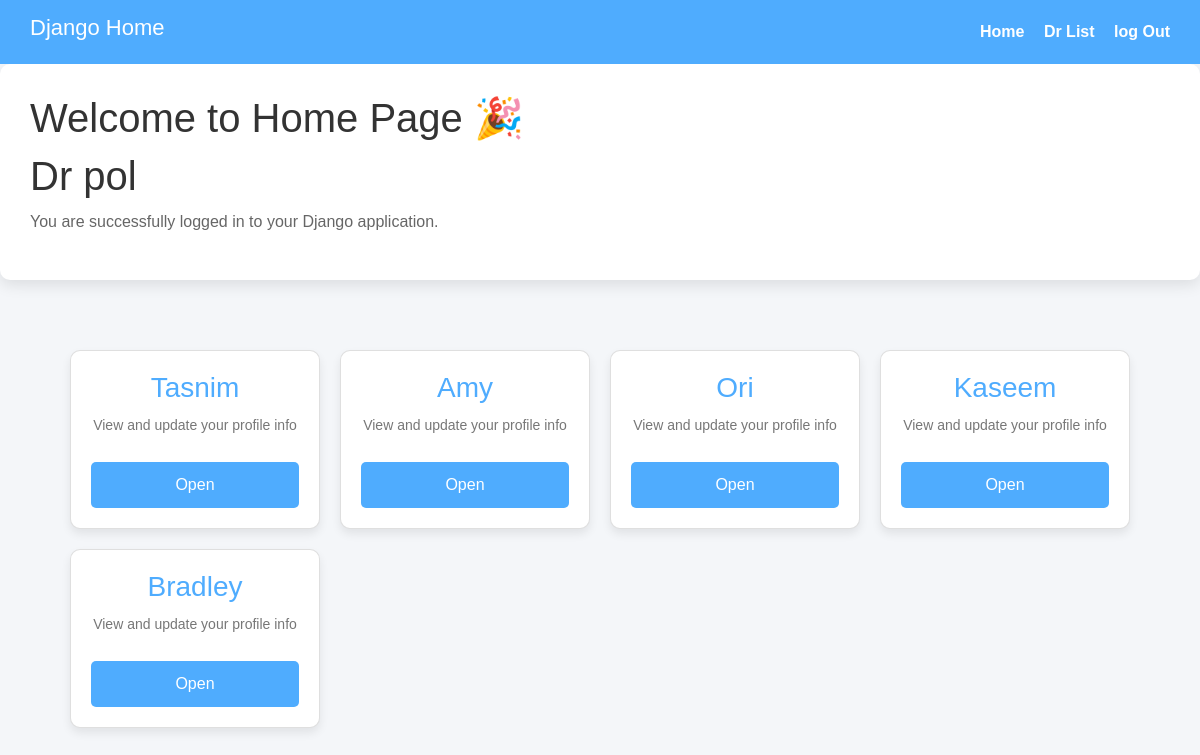
The app's page /homePage/ (signed in) with its own data.
### DocApp/models.py (models this page shows, shortened)
class UserModel(AbstractUser):
    pass

class DocModel(models.Model):
    GENDER_TYPES={
        ('Male','Male'),
        ('Female','Female'),
    }
    Name = models.CharField(max_length=200,null=True)
    Email = models.EmailField(null=True)
    Phone = models.PositiveIntegerField(null=True)
    Address = models.CharField(max_length=100,null=True)
    Gender = models.CharField(choices=GENDER_TYPES,max_length=50,null=True)
    Image = models.ImageField(upload_to='Media/DocImage',null=True)

### DocApp/views.py (the view)
# urls.py: path('homePage/',homePage , name='homePage'),
def homePage(req):
    doc_view = DocModel.objects.all()
    context = {
        'doc_view' : doc_view
    }
    return render(req,'home.html',context)

### DocApp/templates/home.html (shortened to what this page needs)
{% extends 'master/base.html' %}
{% block body %}
{% include 'master/messages.html' %}
        <div class="welcome-box">
            <h1>Welcome to Home Page 🎉</h1>
            <h1>Dr {{request.user.username}}</h1>
            <p>You are successfully logged in to your Django application.</p>
        </div>
<!DOCTYPE html>
<html lang="en">
<head>
</head>
<body>
    <div class="container">
        <div class="cards">
            {% for b in doc_view %}
            <div class="card">
                <h3>{{b.Name}}</h3>
                <p>View and update your profile info</p>
                <a href="{% url 'homeDetailsPage' b.id %}" class="btn">Open</a>
            </div>
            {% endfor %}
        </div>
    </div>
</body>
</html>
{% endblock body %}

### DocApp/templates/home.html (style rules this page uses)
* { margin:0; padding:0; box-sizing:border-box; font-family:Arial, sans-serif; }
body { background:#f4f6f9; }
.container { padding:40px; }
.welcome-box { background:white; padding:30px; border-radius:10px; box-shadow:0 5px 15px rgba(0,0,0,0.1); }
.welcome-box h1 { margin-bottom:10px; color:#333; }
.welcome-box p { color:#666; }
.cards { margin-top:30px; display:grid; grid-template-columns:repeat(auto-fit, minmax(200px, 1fr)); gap:20px; }
.card { background:white; padding:20px; border-radius:10px; text-align:center; box-shadow:0 5px 10px rgba(0,0,0,0.08); transition:0.3s; }
.card h3 { margin-bottom:10px; color:#4facfe; }
.card p { color:#777; font-size:14px; }
.btn { display:inline-block; margin-top:10px; padding:10px 15px; background:#4facfe; color:white; text-decoration:none; border-radius:5px; }

### records on screen
UserModel: user.username "pol"
DocModel: Name "Tasnim"
DocModel: Name "Amy"
DocModel: Name "Ori"
DocModel: Name "Kaseem"
DocModel: Name "Bradley"
